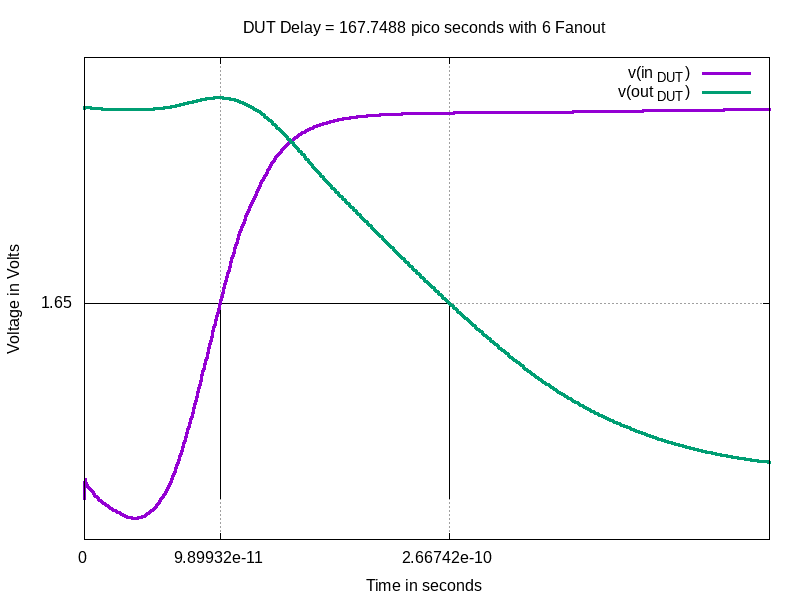

Source code (gnuplot):
set terminal X11 noenhanced
set title "DUT Delay = 167.7488 pico seconds with 6 Fanout"
set xlabel "Time in seconds"
set ylabel "Voltage in Volts"
set grid
unset logscale x 
targ=  2.667420e-10 
trig=  9.899319e-11



set xrange [0.000000e+00:0.5000000e-9]
unset logscale y 
set yrange [-3.436647e-01:3.732676e+00]
set xtics 1
#set x2tics 1
#set ytics 1.65
#set y2tics 1
 
set arrow from targ,0 to targ,1.65 nohead
set arrow from trig,0 to trig,1.65 nohead
set arrow from 0,1.65 to targ,1.65 nohead
set arrow from 0,1.65 to trig,1.65 nohead

set xtics add (targ)
set xtics add (trig)
set ytics (1.65)

set format y "%g"
set format x "%g"
plot 'delay.data' using 1:2 with lines lw 3 title "v(in_{DUT})",\
'delay.data' using 3:4 with lines lw 3 title "v(out_{DUT})"
set terminal push
set term png size 800,600 
set output "delay.png"
replot
set term pop
replot
